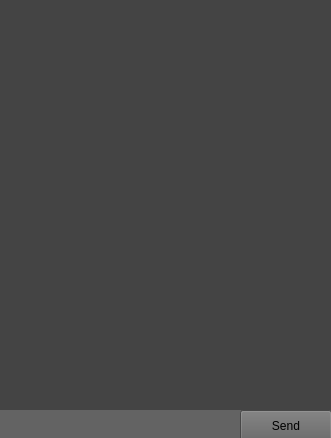
<?xml version="1.0" encoding="UTF-8"?>
<ui version="4.0">
 <class>MainWindow</class>
 <widget class="QMainWindow" name="MainWindow">
  <property name="geometry">
   <rect>
    <x>0</x>
    <y>0</y>
    <width>331</width>
    <height>438</height>
   </rect>
  </property>
  <property name="minimumSize">
   <size>
    <width>331</width>
    <height>438</height>
   </size>
  </property>
  <property name="maximumSize">
   <size>
    <width>331</width>
    <height>438</height>
   </size>
  </property>
  <property name="windowTitle">
   <string>Darlene</string>
  </property>
  <property name="styleSheet">
   <string notr="true">background-color: #444;</string>
  </property>
  <widget class="QWidget" name="centralwidget">
   <widget class="QTextEdit" name="chatBox">
    <property name="geometry">
     <rect>
      <x>0</x>
      <y>0</y>
      <width>331</width>
      <height>401</height>
     </rect>
    </property>
    <property name="styleSheet">
     <string notr="true">border: none;</string>
    </property>
    <property name="readOnly">
     <bool>true</bool>
    </property>
   </widget>
   <widget class="QLineEdit" name="messageBox">
    <property name="geometry">
     <rect>
      <x>0</x>
      <y>410</y>
      <width>241</width>
      <height>31</height>
     </rect>
    </property>
    <property name="styleSheet">
     <string notr="true">border: none;
background-color: rgb(99, 99, 99);
color: 'white';</string>
    </property>
   </widget>
   <widget class="QPushButton" name="sendBtn">
    <property name="geometry">
     <rect>
      <x>240</x>
      <y>410</y>
      <width>92</width>
      <height>31</height>
     </rect>
    </property>
    <property name="styleSheet">
     <string notr="true">background-color: rgb(99, 99, 99);
color: 'white';</string>
    </property>
    <property name="text">
     <string>Send</string>
    </property>
   </widget>
  </widget>
 </widget>
 <resources/>
 <connections/>
</ui>
